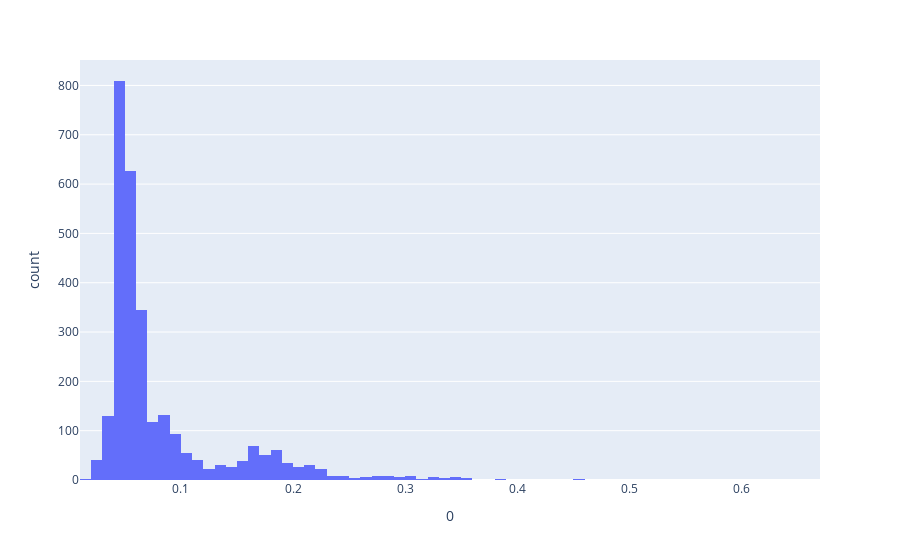

Notebook source saved alongside this figure:
### Code cell
px.histogram(pd.DataFrame(y_pred_train), x=0)

### Figure 1 — Plotly figure (JSON) as saved in the notebook; plotly's stock layout.template omitted (floating-point values rounded to 4 significant figures; data arrays with more than 128 entries replaced by an {"elided": "..."} marker saying what was removed)
{"data": [{"alignmentgroup": "True", "bingroup": "x", "hovertemplate": "0=%{x}<br>count=%{y}<extra></extra>", "legendgroup": "", "marker": {"color": "#636efa"}, "name": "", "offsetgroup": "", "orientation": "v", "showlegend": false, "type": "histogram", "x": {"elided": "2898 float values"}, "xaxis": "x", "yaxis": "y"}], "layout": {"barmode": "relative", "legend": {"tracegroupgap": 0}, "margin": {"t": 60}, "xaxis": {"anchor": "y", "domain": [0, 1], "title": {"text": "0"}}, "yaxis": {"anchor": "x", "domain": [0, 1], "title": {"text": "count"}}}}
